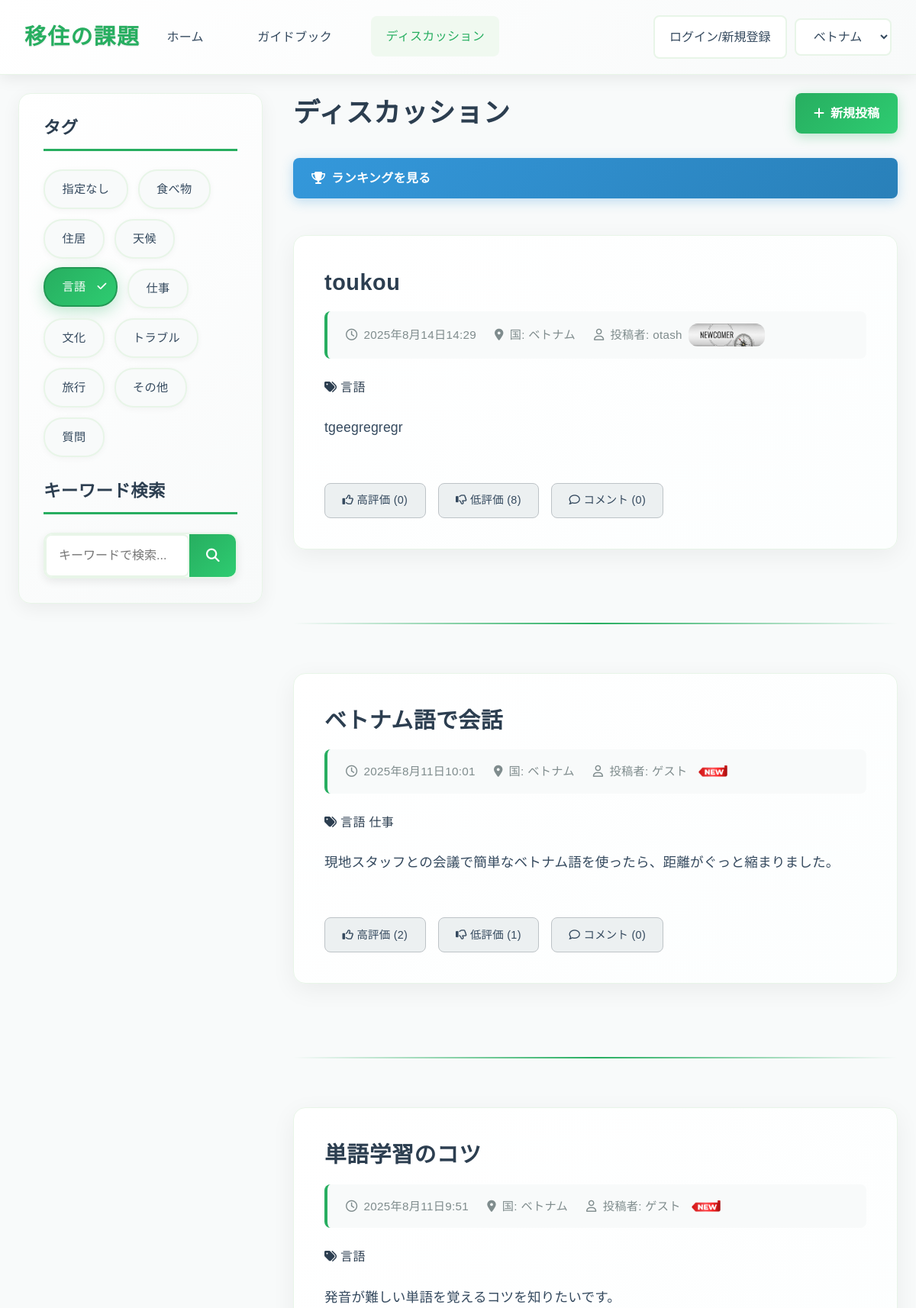
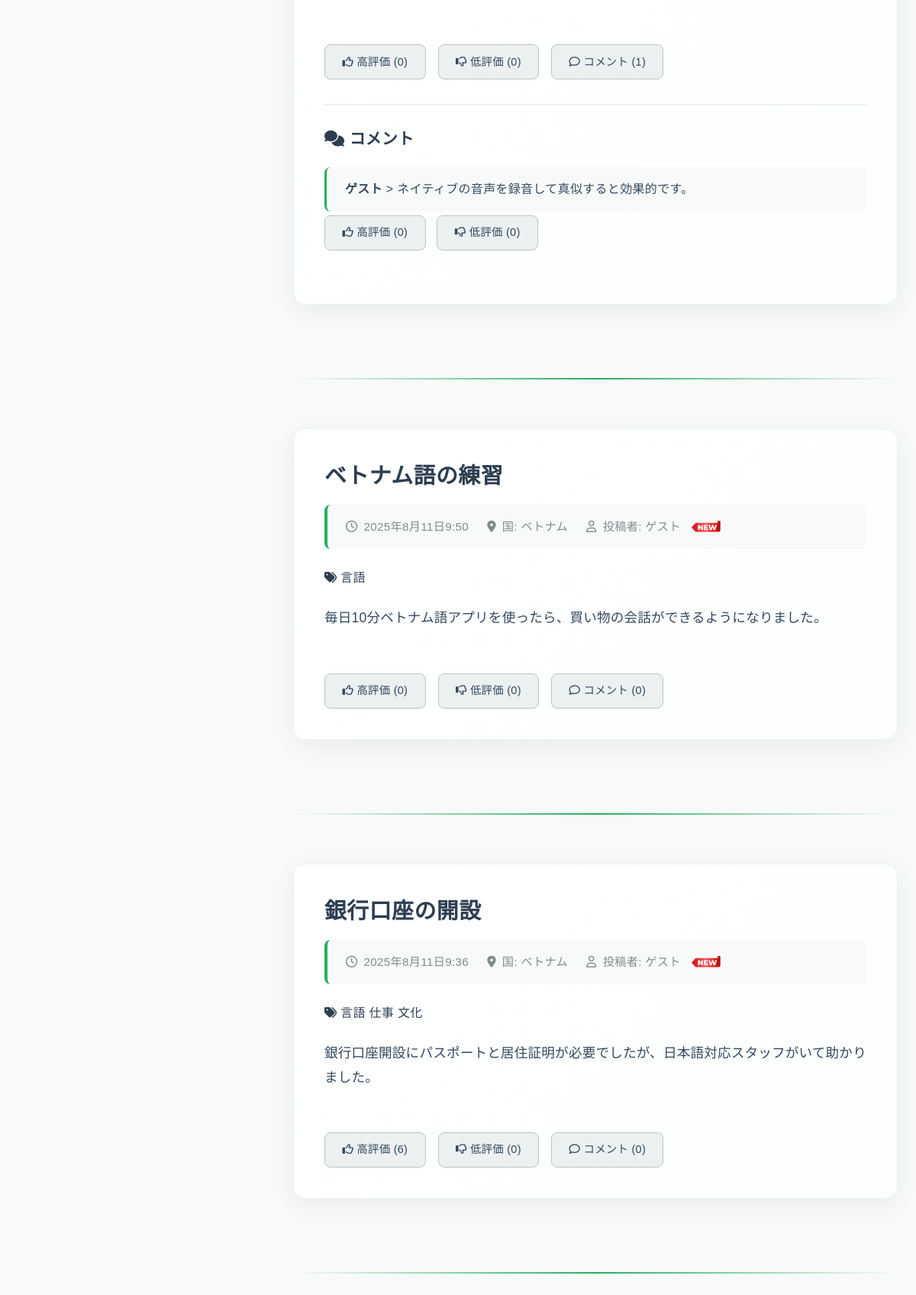
The page /discussions/?tag=5 on the database its author committed (2 pictures, top to bottom).
### app1/models.py (models this page shows, shortened)
class Tags(models.Model):
    name=models.CharField(max_length=43,unique=True)

class  Article(models.Model):
    id=models.UUIDField(primary_key=True,default=uuid.uuid4,editable=False)
    title=models.TextField(verbose_name="title")
    country=models.TextField(verbose_name="country")
    user_name=models.TextField(default="ゲスト",verbose_name="user_name")
    body=models.TextField(verbose_name="content")
    tag=models.ManyToManyField('Tags',verbose_name="tag",null=False,blank=False)
    picture=models.ImageField(upload_to="app1/picture/",null=True,blank=True,verbose_name="picture")
    created=models.DateTimeField(auto_now_add=True,verbose_name="created_date_time")
    edited=models.DateTimeField(auto_now_add=True,verbose_name="edited_date_time")
    likes=models.IntegerField(default=0,verbose_name="likes_count")
    dislikes=models.IntegerField(default=0,verbose_name="dislikes_count")
    comments=models.IntegerField(default=0,verbose_name="comments_count")
    score=models.IntegerField(default=0,verbose_name="score")

class Comment(models.Model):
    id=models.UUIDField(primary_key=True,default=uuid.uuid4,editable=False)
    article_id=models.ForeignKey(Article,verbose_name="ArticleID",on_delete=models.CASCADE)
    user_name=models.TextField(default="ゲスト",verbose_name="user_name")
    body=models.TextField(verbose_name="comment")
    created=models.DateTimeField(auto_now_add=True,verbose_name="created_date_time")
    likes=models.IntegerField(default=0,verbose_name="likes_count")
    dislikes=models.IntegerField(default=0,verbose_name="dislikes_count")

### app1/views.py (the view, shortened to what this page needs)
class DiscussionsView(View):
    def get(self, request):
        form = ArticleModelForm()
        tag_id = request.GET.getlist('tag')
        keyword = request.GET.get('q')
        articles = Article.objects.all().order_by("-created")
        if tag_id:
            for tid in tag_id:
                articles = articles.filter(tag__id=tid)
            articles = articles.distinct()
        if keyword:
            articles = articles.filter(Q(title__icontains=keyword) | Q(body__icontains=keyword))
        for article in articles:
            try:
                if article.user_name != "ゲスト":
                    user_obj = UserName.objects.get(user_name=article.user_name)
                    score = user_obj.score
                    if score < 5:
                        article.rank1_user = True
                    elif 5 <= score < 15:
                        article.rank2_user = True
                    elif 15 <= score < 100:
                        article.rank3_user = True
                    elif 100 <= score < 500:
                        article.rank4_user = True
                    elif 500 <= score < 2000:
                        article.rank5_user = True
                    elif 2000 <= score < 5000:
                        article.rank6_user = True
                    elif 5000 <= score < 10000:
                        article.rank7_user = True
                    elif 10000 <= score < 30000:
                        article.rank8_user = True
                    elif 30000 <= score < 100000:
                        article.rank9_user = True
                    elif score >= 100000:
                        article.rank10_user = True
                    else:
                        article.rank1_user = True
                else:
                    article.is_new_user = False
            except UserName.DoesNotExist:
                article.is_new_user = False
        comments = Comment.objects.all()
        tags = Tags.objects.all()
        context = {
            'form': form,
            'articles': articles,
            'comments': comments,
            'tags': tags,
            'selected_tags': tag_id,
            'keyword': keyword
        }
        return render(request, 'app1/discussions.html', context)

### app1/forms.py
class ArticleModelForm(ModelForm):
    class Meta:
        model=Article
        fields=["title","country","tag","body","picture"]
        widgets = {
            "tag": forms.CheckboxSelectMultiple()
        }

### templates/app1/discussions.html (shortened to what this page needs)
<!DOCTYPE html>
<html lang="ja">
<head>
    <link rel="stylesheet" href="https://cdnjs.cloudflare.com/ajax/libs/font-awesome/6.0.0-beta3/css/all.min.css">
    <link rel="stylesheet" href="https://cdn.jsdelivr.net/npm/bootstrap@4.1.3/dist/css/bootstrap.min.css">
    <link rel="stylesheet" href="https://cdnjs.cloudflare.com/ajax/libs/font-awesome/6.4.0/css/all.min.css">
    {% load static %}
    <link rel="stylesheet" href="{% static 'app1/css/style.css' %}">
</head>
<body>
    <header class="navbar">
        <div class="navbar-brand">移住の課題</div>
        <nav class="navbar-menu">
            <a href="{% url 'app1:index' %}" class="nav-item" style="text-decoration: none;">ホーム</a>
            <a href="{% url 'app1:general' %}" class="nav-item" style="text-decoration: none;">ガイドブック</a>
            <a href="{% url 'app1:discussions' %}" class="nav-item active" style="text-decoration: none;">ディスカッション</a>
        </nav>
        {% if request.user.is_authenticated %}
        <form action="{% url 'accounts:logout' %}" method="post" style="margin: 0 0 0 auto; margin-right: 10px;">
            {% csrf_token %}
            <button type="submit" id="country-select" class="country-select" style="background-color: white;">{{request.user}}からログアウト</button>
        </form>
        {% else %}
        <button onclick="location.href='/login'" id="country-select" class="country-select" style="margin: 0 0 0 auto; margin-right: 10px; background-color: white;" >ログイン/新規登録</button>
        {% endif %}
        <div class="navbar-actions">
            <select id="country-select" class="country-select">
                <option value="ベトナム">ベトナム</option>
            </select>
        </div>
    </header>
    <main class="container">
        <div class="page-content-wrapper">
            <div class="sidebar">
                <h3>タグ</h3>
                <div id="discussion-tags" class="tag-list">
                    {% for tag in tags %}
                    {% if tag.id == 1 %}
                    <a href="/discussions" class="tag">{{ tag.name }}</a>
                    {% else %}
                        <a href="{% url 'app1:search' %}?tag={{ tag.id }}{% for t in selected_tags %}{% if t != tag.id|stringformat:'s' %}&tag={{ t }}{% endif %}{% endfor %}{% if keyword %}&q={{ keyword }}{% endif %}"
                        class="tag">{{tag.name}}</a>
                        {% endif %}
                    {% endfor %}
                </div>
                <div style="margin-top: 2rem;">
                    <h3>キーワード検索</h3>
                    <div class="search-box-container">
                        <input type="text" id="discussions-search" placeholder="キーワードで検索..." class="form-input">
                        <button type="button" id="discussions-search-button" class="btn-primary search-button">
                        <i class="fas fa-search"></i>
                        </button>
                </div>
                </div>
            </div>
            <div class="main-content">
                <div style="display: flex; justify-content: space-between; align-items: center; margin-bottom: 2rem; flex-wrap: wrap; gap: 1rem;">
                    <h2 style="margin: 0;">ディスカッション</h2>
                    <button id="post-button" class="post-button">
                        <i class="fas fa-plus"></i> 新規投稿
                    </button>
                </div>
                <div class="discussion-list">
                    <a href="{% url 'app1:ranking' %}" class="ranking-link">
                        <i class="fas fa-trophy"></i>
                        ランキングを見る
                    </a>
                    {% for article in articles %}
                    <article class="post-detail"
                            onclick="location.href='/comment/post/{{article.id}}'"
                            style="cursor: pointer;">
                        <header>
                            <h2>{{article.title}}</h2>
                            <div class="post-meta">
                                <span><i class="far fa-clock"></i> {{article.created}}</span>
                                <span><i class="fas fa-map-marker-alt"></i> 国: {{article.country}}</span>
                                <span><i class="far fa-user"></i> 投稿者: {{article.user_name}}
                                    {% if article.rank1_user %}
                                    <img class = "other-image" src="{% static 'app1/img/1.png' %}"
                                    alt="Rank1 User"
                                    style="width:100px !important; height:30px !important; vertical-align:middle !important; margin:0 !important; box-shadow:none !important; ">
                                    {% elif article.rank2_user %}
                                    <img class = "other-image" src="{% static 'app1/img/2.png' %}"
                                    alt="Rank2 User"
                                    style="width:100px !important; height:30px !important; vertical-align:middle !important; margin:0 !important; box-shadow:none !important; ">
                                    {% elif article.rank3_user %}
                                    <img class = "other-image" src="{% static 'app1/img/3.png' %}"
                                    alt="Rank3 User"
                                    style="width:100px !important; height:30px !important; vertical-align:middle !important; margin:0 !important; box-shadow:none !important; ">
                                    {% elif article.rank4_user %}
                                    <img class = "other-image" src="{% static 'app1/img/4.png' %}"
                                    alt="Rank4 User"
                                    style="width:100px !important; height:30px !important; vertical-align:middle !important; margin:0 !important; box-shadow:none !important; ">
                                    {% elif article.rank5_user %}
                                    <img class = "other-image" src="{% static 'app1/img/5.png' %}"
                                    alt="Rank5 User"
                                    style="width:100px !important; height:30px !important; vertical-align:middle !important; margin:0 !important; box-shadow:none !important; ">
                                    {% elif article.rank6_user %}
                                    <img class = "other-image" src="{% static 'app1/img/6.png' %}"
                                    alt="Rank6 User"
                                    style="width:100px !important; height:30px !important; vertical-align:middle !important; margin:0 !important; box-shadow:none !important; ">
                                    {% elif article.rank7_user %}
                                    <img class = "other-image" src="{% static 'app1/img/7.png' %}"
                                    alt="Rank7 User"
                                    style="width:100px !important; height:30px !important; vertical-align:middle !important; margin:0 !important; box-shadow:none !important; ">
                                    {% elif article.rank8_user %}
                                    <img class = "other-image" src="{% static 'app1/img/8.png' %}"
                                    alt="Rank8 User"
                                    style="width:100px !important; height:30px !important; vertical-align:middle !important; margin:0 !important; box-shadow:none !important; ">
                                    {% elif article.rank9_user %}
                                    <img class = "other-image" src="{% static 'app1/img/9.png' %}"
                                    alt="Rank9 User"
                                    style="width:100px !important; height:30px !important; vertical-align:middle !important; margin:0 !important; box-shadow:none !important; ">
                                    {% elif article.rank10_user %}
                                    <img class = "other-image" src="{% static 'app1/img/10.png' %}"
                                    alt="Rank10 User"
                                    style="width:100px !important; height:30px !important; vertical-align:middle !important; margin:0 !important; box-shadow:none !important; ">
                                    {% else %}
                                    <img class = "other-image" src="{% static 'app1/img/New.png' %}"
                                    alt="Guest"
                                    style="width:50px !important; height:15px !important; vertical-align:middle !important; margin:0 !important; box-shadow:none !important; ">
                                    {% endif %}
                            </div>
                            {% if article.tag.all %}
                            <div class="post-tags">
                                <i class="fas fa-tags"></i>
                                {% for tag in article.tag.all %}
                                <span class="post-tag">{{tag.name}}</span>
                                {% endfor %}
                            </div>
                            {% endif %}
                        </header>
                        <div class="post-content">
                            <div class="post-text">
                                <p>{{article.body}}</p>
                            </div>
                        </div>
                        <footer class="post-actions">
                            <button onclick="event.stopPropagation(); location.href='/like/add/{{article.id}}'" class="btn btn-secondary">
                                <i class="far fa-thumbs-up"></i> 高評価 ({{article.likes}})
                            </button>
                            <button onclick="event.stopPropagation(); location.href='/dislike/add/{{article.id}}'" class="btn btn-secondary">
                                <i class="far fa-thumbs-down"></i> 低評価 ({{article.dislikes}})
                            </button>
                            <button onclick="location.href='/comment/post/{{article.id}}'" class="btn btn-secondary">
                                <i class="far fa-comment"></i> コメント ({{article.comments}})
                            </button>
                        </footer>
                        {% if article.comments != 0 %}
                        <div class="comments-section">
                            <h5><i class="fas fa-comments"></i> コメント</h5>
                            <ul>
                                {% for comment in comments %}
                                {% if comment.article_id == article %}
                                <li  style="margin-bottom: 5px;">
                                    <strong>{{comment.user_name}}</strong> > {{comment.body}}
                                </li>
                                <button onclick="event.stopPropagation(); location.href='/comment/like/add/{{comment.id}}'" class="btn btn-secondary btn-sm" style="margin: 0 10px 30px 0;">
                                    <i class="far fa-thumbs-up"></i> 高評価 ({{comment.likes}})
                                </button>
                                <button onclick="event.stopPropagation(); location.href='/comment/dislike/add/{{comment.id}}'" class="btn btn-secondary btn-sm" style="margin: 0 0 30px 0;">
                                    <i class="far fa-thumbs-down"></i> 低評価 ({{comment.dislikes}})
                                </button>
                                {% endif %}
                                {% endfor %}
                            </ul>
                        </div>
                        {% endif %}
                    </article>
                    <hr>
                    {% endfor %}
                </div>
            </div>
        </div>
    </main>
</body>
</html>

### rows shown on the page
Tags: name "指定なし"
Tags: name "食べ物"
Tags: name "住居"
Tags: name "天候"
Tags: name "言語"
Tags: name "仕事"
Tags: name "文化"
Tags: name "トラブル"
Tags: name "旅行"
Tags: name "その他"
Tags: name "質問"
Article: title "toukou", created "2025年8月14日14:29", country "ベトナム", user_name "otash", body "tgeegregregr", likes "0", dislikes "8", comments "0"
Article: title "ベトナム語で会話", created "2025年8月11日10:01", country "ベトナム", user_name "ゲスト", body "現地スタッフとの会議で簡単なベトナム語を使ったら、距離がぐっと縮まりました。", likes "2", dislikes "1", comments "0"
Article: title "単語学習のコツ", created "2025年8月11日9:51", country "ベトナム", user_name "ゲスト", body "発音が難しい単語を覚えるコツを知りたいです。", likes "0", dislikes "0", comments "1"
Comment: user_name "ゲスト", body "ネイティブの音声を録音して真似すると効果的です。", likes "0", dislikes "0"
Article: title "ベトナム語の練習", created "2025年8月11日9:50", country "ベトナム", user_name "ゲスト", body "毎日10分ベトナム語アプリを使ったら、買い物の会話ができるようになりました。", likes "0", dislikes "0", comments "0"
Article: title "銀行口座の開設", created "2025年8月11日9:36", country "ベトナム", user_name "ゲスト", body "銀行口座開設にパスポートと居住証明が必要でしたが、日本語対応スタッフがいて助かりました。", likes "6", dislikes "0", comments "0"
